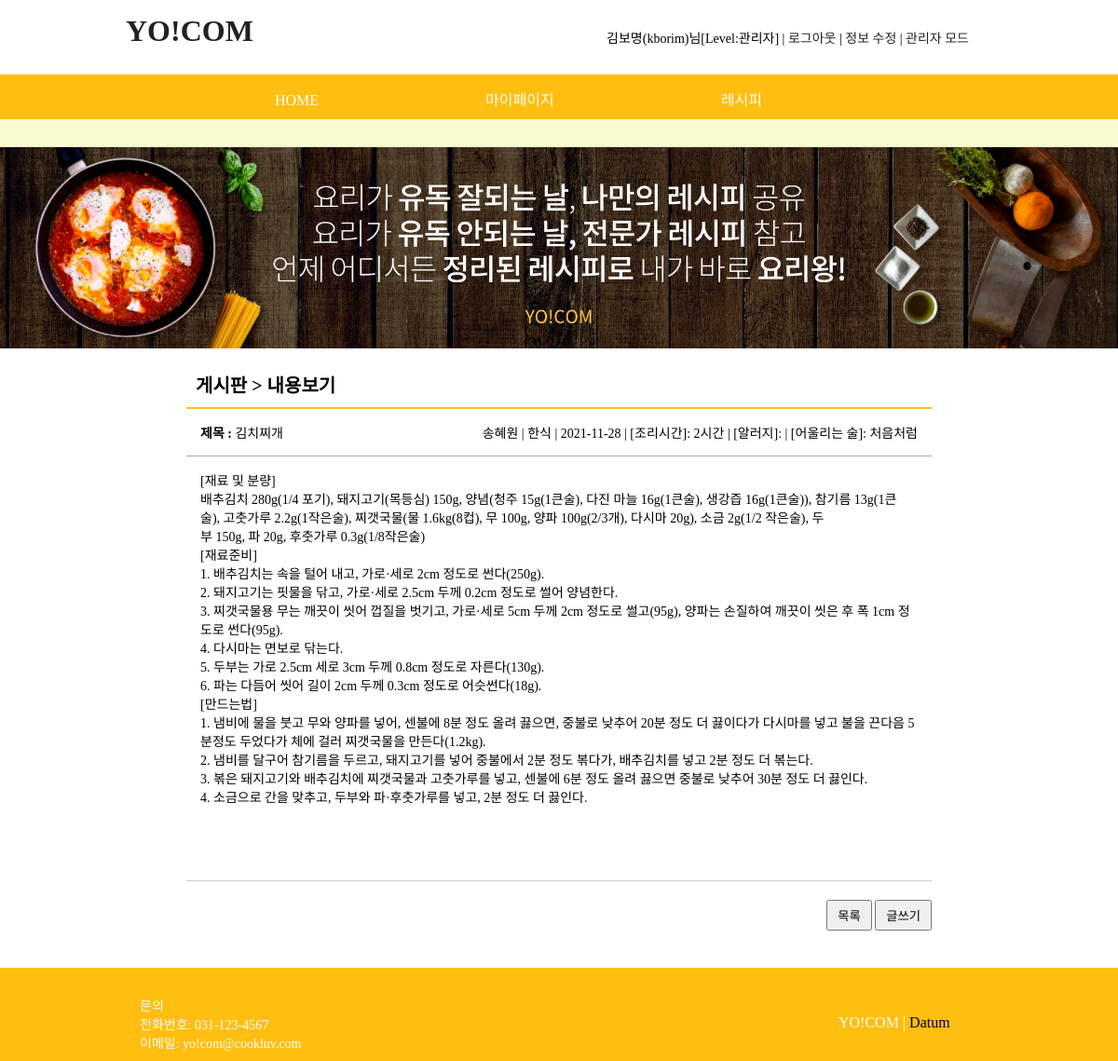
The app's page /my_like_recipe_view.php?num=1 (signed in) with its own data.
### tables this page shows
create table recipe(
    num int not null auto_increment,
    title char(50) not null,
    writer_id char(20) not null,
    writer_name char(10) not null,
    writer_type int not null,
    regist_day char(20) not null,
    type char(10) not null,
    cooktime char(20) not null,
    allergy char(20),
    alcohol char(40),
    content text not null,
    point int not null,
    file_name char(40),
    file_type char(40),
    file_copied char(40),
    primary key(num)
);

### my_like_recipe_view.php (the view, shortened to what this page needs)
<!DOCTYPE html>
<html>
<head>
<link rel="stylesheet" type="text/css" href="./css/common.css">
<link rel="stylesheet" type="text/css" href="./css/board.css">
</head>
<body>
<header>
    <?php include "header.php";?>
</header>
<section>
	<div id="main_img_bar">
        <img src="./img/main_img.png">
    </div>
   	<div id="board_box">
	    <h3 class="title">
			게시판 > 내용보기
		</h3>
<?php
	$num  = $_GET["num"];
	$page  = $_GET["page"];
	$con = mysqli_connect("localhost", "user1", "12345", "yocom");
	$sql = "select * from recipe where num=$num";
	$result = mysqli_query($con, $sql);
	$row = mysqli_fetch_array($result);
	$name      = $row["writer_name"];
	$type      = $row["type"];
	$regist_day = $row["regist_day"];
	$cooktime      = $row["cooktime"];
	$allergy = $row["allergy"];
	$alcohol      = $row["alcohol"];
	$subject    = $row["title"];
	$content    = $row["content"];
	$content = str_replace(" ", "&nbsp;", $content);
	$content = str_replace("\n", "<br>", $content);
?>
	    <ul id="view_content">
			<li>
				<span class="col1"><b>제목 :</b> <?=$subject?></span>
				<span class="col2"><?=$name?> | <?=$type?> | <?=$regist_day?> | [조리시간]: <?=$cooktime?> | [알러지]: <?=$allergy?> | [어울리는 술]: <?=$alcohol?></span>
			</li>
			<li>
				<?=$content?>
			</li>
	    </ul>
	    <ul class="buttons">
				<li><button onclick="location.href='my_like_recipe.php?page=<?=$page?>'">목록</button></li>
				<li><button onclick="location.href='recipe_form.php'">글쓰기</button></li>
		</ul>
	</div>
</section>
<footer>
    <?php include "footer.php";?>
</footer>
</body>
</html>

### css/common.css (style rules this page uses)
* { padding: 0; margin: 0; }
body { font-family: "돋움"; font-size: 14px; }
img { border: 0; }
ul { list-style-type: none; }
#main_img_bar { height: 230px; text-align: center; background-color: #FAFAD2; }
#main_img_bar img { max-width: 100%; height: auto; margin-top: 30px; }
footer { height: 100px; background-color: #ffbe10; }

### css/board.css (style rules this page uses)
#board_box { position: relative; width: 800px; margin: 0 auto; }
#board_box h3 { margin-top: 30px; padding: 10px; border-bottom: solid 2px #FFBE10; font-size: 20px; }
#board_box .buttons { text-align: right; margin: 20px 0 40px 0; }
#board_box .buttons li { display: inline; }
#board_box .buttons button { padding: 5px 10px; cursor: pointer; }
#board_box { width: 800px; margin: 0 auto; }
#board_box .title { margin-top: 30px; padding: 10px; border-bottom: solid 2px #FFBE10; font-size: 20px; }
#view_content li:nth-child(1) { padding: 15px; border-bottom: solid 1px #aaaaaa; }
#view_content .col2 { float: right; }
#view_content li:nth-child(2) { padding: 15px 15px 80px 15px; border-bottom: solid 1px #cccccc; }

### records on screen
recipe: title "김치찌개", writer_name "송혜원", type "한식", regist_day "2021-11-28", cooktime "2시간", alcohol "처음처럼", content "[재료 및 분량] 배추김치 280g(1/4 포기), 돼지고기(목등심) 150g, 양념(청주 15g(1큰술), 다진 마늘 16g(1큰술), 생강즙 16g(1큰술)), 참기름 13g(1큰술), 고춧가루 2.2g(1작은술), 찌갯국물(물 1.6kg(8컵), 무 100g, 양파 100g(2/3개), 다시마 20g), 소금 2g(1/2 작은술), 두부 150g, 파 20g, 후춧가루 0.3g(1/8작은술) [재료준비] 1. 배추김치는 속을 털어 내고, 가로·세로 2cm 정도로 썬다(250g). 2. 돼지고기는 핏물을 닦고, 가로·세로 2.5cm 두께 0.2cm 정도로 썰어 양념한다. 3. 찌갯국물용 무는 깨끗이 씻어 껍질을 벗기고, 가로·세로 5cm 두께 2cm 정도로 썰고(95g), 양파는 손질하여 깨끗이 씻은 후 폭 1cm 정도로 썬다(95g). 4. 다시마는 면보로 닦는다. 5. 두부는 가로 2.5cm 세로 3cm 두께 0.8cm 정도로 자른다(130g). 6. 파는 다듬어 씻어 길이 2cm 두께 0.3cm 정도로 어슷썬다(18g). [만드는법] 1. 냄비에 물을 붓고 무와 양파를 넣어, 센불에 8분 정도 올려 끓으면, 중불로 낮추어 20분 정도 더 끓이다가 다시마를 넣고 불을 끈다음 5분정도 두었다가 체에 걸러 찌갯국물을 만든다(1.2kg). 2. 냄비를 달구어 참기름을 두르고, 돼지고기를 넣어 중불에서 2분 정도 볶다가, 배추김치를…"

### other values on screen
$logged "김보명(kborim)님[Level:관리자]"
